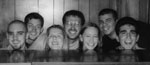
%> input picture images/im1.jpg, 150 x 65 px
$ octave --eval "result = changeContrast_HE('../images/im1.jpg');"   (GNU Octave 9; MATLAB toolbox functions it lacks are replaced by stand-ins)
%> lines starting %> are read from the running program, lines starting %| are printed output that depends on the picture
function [contrastedImg] = changeContrast_HE(filename)
%> called with filename = '../images/im1.jpg'

    Img = imread(filename);
%> Img is the input picture: size 65x150 uint8; min 3, max 236, mean 89.4

    Lut = 1:256;

    hist = imhist(Img);
%> hist = 256 values, max 145 at index 16, min 0 at index 1, mean 38.09

    for j=1:length(hist)
        value = cumsum(hist(1:j));

        Lut(1,j) = max(0, round((value(end) / 255) -1));
    end
%> this loop made 256 passes
%> value on passes 1 to 3: 0, [0; 0], [0; 0; 0]
%> after the loop, Lut = 256 values from 0 to 37

   % output value = max {0,(short)[256 * CH(input value) / (number of pixels in image)] – 1}

   Lut = uint8(Lut);
   contrastedImg = intlut(Img, Lut);
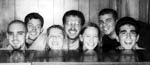
%> contrastedImg: size 65x150 uint8; min 0, max 37, mean 18.2; drawn with min black and max white

end

$ run again, on images/im2.jpg
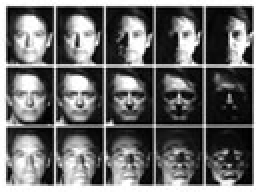
%> input picture images/im2.jpg, 130 x 96 px (shown 2 times larger)
%> in changeContrast_HE, Img is the input picture: size 96x130 uint8; min 0, max 255, mean 109.2
%> hist = 256 values, max 905 at index 256, min 15 at index 229, mean 48.75
%> the loop in changeContrast_HE, `for j=1:length(hist)` made 256 passes
%> value on passes 1 to 3: 213, [213; 279], [213; 279; 364]
%> after the loop in changeContrast_HE, `for j=1:length(hist)`: Lut = 256 values from 0 to 48
%> in changeContrast_HE, `contrastedImg = intlut(Img, Lut);`:
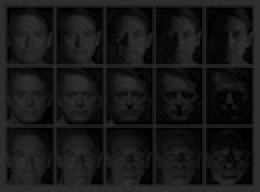
%> contrastedImg: size 96x130 uint8 (shown 2 times larger); min 0, max 48, mean 23.7

$ run again, on images/im3.jpg
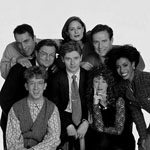
%> input picture images/im3.jpg, 150 x 150 px
%> in changeContrast_HE, Img is the input picture: size 150x150 uint8; min 0, max 255, mean 101
%> hist = 256 values, max 1844 at index 227, min 0 at index 253, mean 87.89
%> the loop in changeContrast_HE, `for j=1:length(hist)` made 256 passes
%> value on passes 1 to 3: 1310, [1310; 1854], [1310; 1854; 2234]
%> after the loop in changeContrast_HE, `for j=1:length(hist)`: Lut = 256 values from 4 to 87
%> in changeContrast_HE, `contrastedImg = intlut(Img, Lut);`:
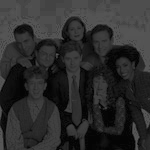
%> contrastedImg: size 150x150 uint8; min 4, max 87, mean 43.9

$ run again, on images/im4.jpg
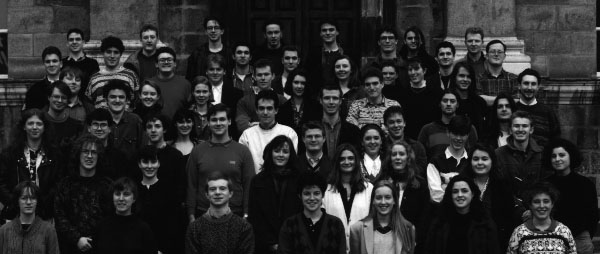
%> input picture images/im4.jpg, 600 x 254 px
%> in changeContrast_HE, Img is the input picture: size 254x600 uint8; min 0, max 255, mean 44
%> hist = 256 values, max 8561 at index 10, min 11 at index 255, mean 595.3
%> the loop in changeContrast_HE, `for j=1:length(hist)` made 256 passes
%> value on passes 1 to 3: 29, [29; 67], [29; 67; 119]
%> after the loop in changeContrast_HE, `for j=1:length(hist)`: Lut = 256 values from 0 to 597
%> in changeContrast_HE, `Lut = uint8(Lut);`: Lut = 256 values from 0 to 255
%> in changeContrast_HE, `contrastedImg = intlut(Img, Lut);`:
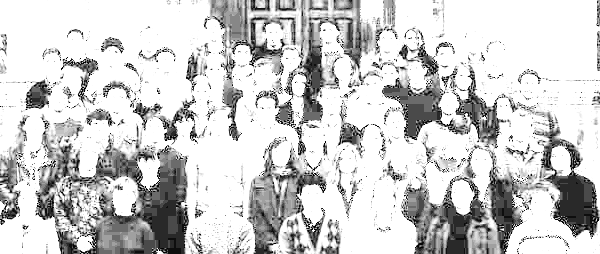
%> contrastedImg: size 254x600 uint8; min 0, max 255, mean 204.9
